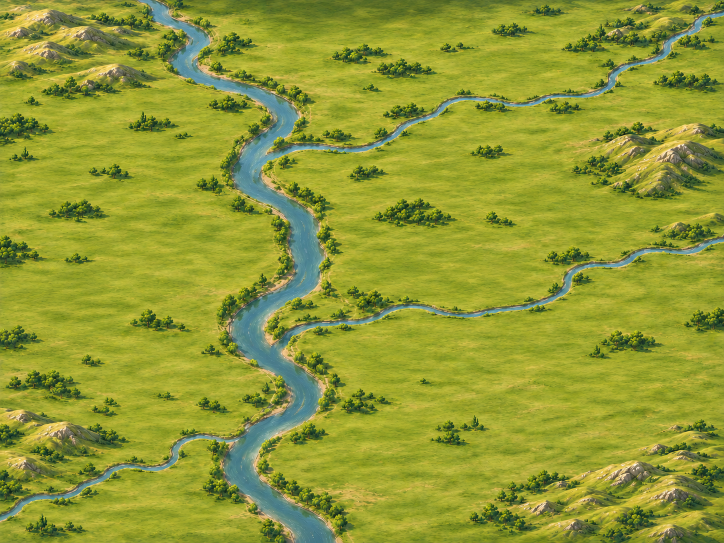
#> input picture dist/terrain167/east.png, 1448 x 1086 px, found by its file name (shown at 1/2 size)
$ python extract-terrain168.py
#> lines starting #> are read from the running program, lines starting #| are printed output that depends on the picture; after the words box and inside, x2 and y2 are one past the last pixel; in counts of white or black regions, pixels touching at a corner belong together
"""Extract conservative gameplay boundaries from final painted terrain (read-only image analysis)."""
import json,sys
from pathlib import Path
import numpy as np
from PIL import Image
from scipy import ndimage as ndi
import contourpy
root=Path(__file__).resolve().parent.parent
assets={'east':'15eff5ba-44fe-4bd0-9734-7a3105924024','west':'49597ce3-b9b8-49b2-b32d-8bd39c9a60ed','ocean':'90e8fa93-88ca-4f6b-84ff-b52ea51b0af1'}
bounds={'east':[-1000,-300,1200,1200],'west':[-1700,-800,1900,1900],'ocean':[-240,0,3900,3900]}
def simplify(p,eps=1.2):
 if len(p)<4:return p
 a,b=p[0],p[-1];v=b-a;d=np.abs(np.cross(v,p-a))/max(np.linalg.norm(v),1e-8);i=int(np.argmax(d))
 if d[i]<=eps:return p[[0,-1]]
 return np.concatenate([simplify(p[:i+1],eps)[:-1],simplify(p[i:],eps)])
def polys(mask,minarea=50,eps=1.0):
 labels,n=ndi.label(mask);out=[]
 for i in range(1,n+1):
  one=labels==i
  if one.sum()<minarea:continue
  a=np.pad(ndi.binary_fill_holes(one).astype(float),1)
  lines=contourpy.contour_generator(z=a).lines(.5)
  if not lines:continue
  p=max(lines,key=len)-1;cut=len(p)//2;p=np.concatenate([simplify(p[:cut+1],eps)[:-1],simplify(p[cut:],eps)])
  if len(p)>4:out.append(p.tolist())
 return out
result={}
for key,uid in assets.items():
 dest=root/'dist/terrain168'/f'{key}.png'
 src=Path(sys.argv[1])/('exec-'+uid+'.png') if len(sys.argv)>1 else dest
 if src.resolve()!=dest.resolve():dest.write_bytes(src.read_bytes())
 image=Image.open(src).convert('RGB');w=800;h=round(image.height*w/image.width);rgb=np.array(image.resize((w,h))).astype(float);r,g,b=rgb[:,:,0],rgb[:,:,1],rgb[:,:,2]
#> further down, image is the input picture: PIL image 1448x1086 RGB; mean R, G, B 144.6, 153.7, 52.5
#> after `h = round(image.height * w / image.width)`: h = 600
#> after `r, g, b = (rgb[:, :, 0], rgb[:, :, 1], rgb[:, :, 2])`:
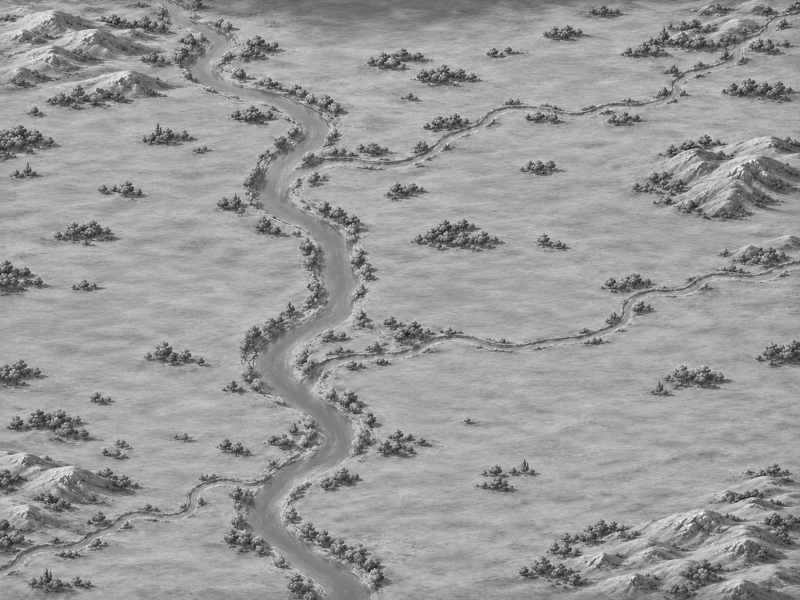
#> g: shape (600, 800) float64; min 23, max 250, mean 153.7
#> after `r, g, b = (rgb[:, :, 0], rgb[:, :, 1], rgb[:, :, 2])`:
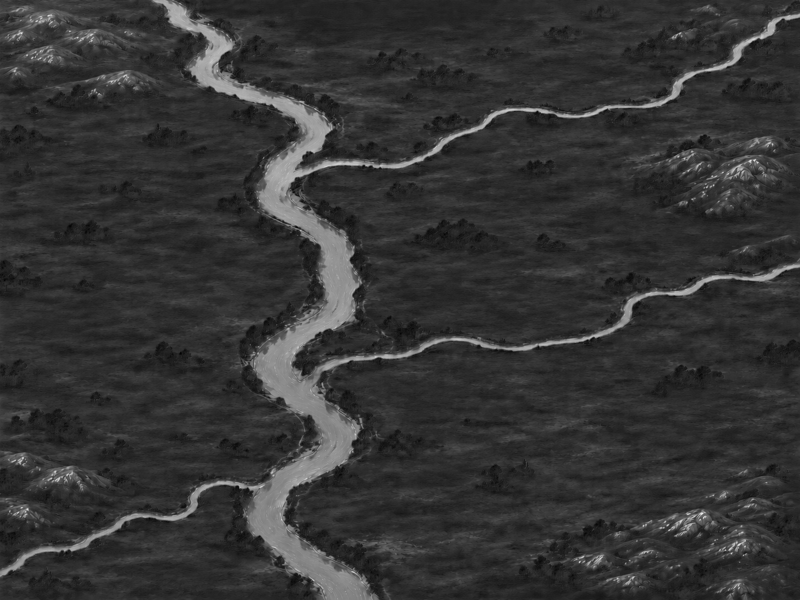
#> b: shape (600, 800) float64; min 1, max 235, mean 52.5
 # Blue/cyan freshwater and ocean; green/ochre ground and neutral rock are excluded.
 water=(b>r+7)&(g>r+5)&(b>g*.86)
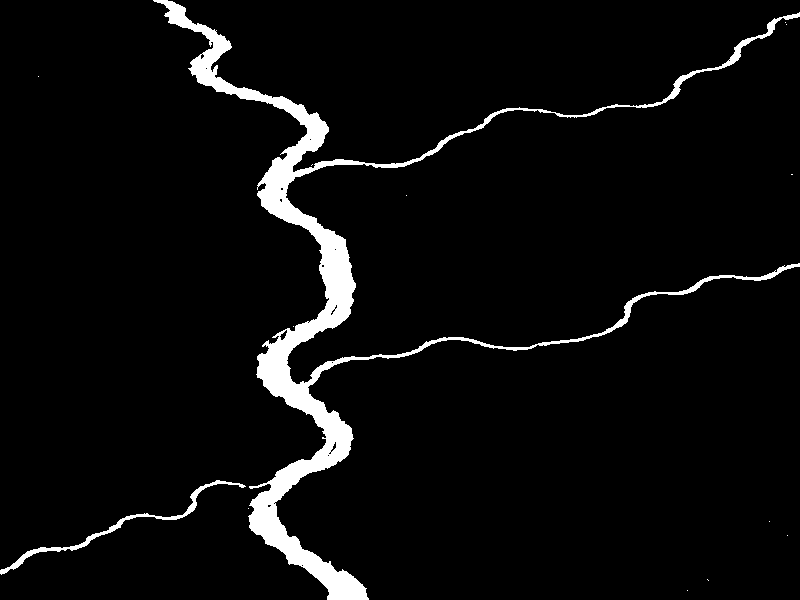
#> water: shape (600, 800) bool; 4.8% white; 14 white regions (12 under 20 px), largest, box (x1, y1, x2, y2) and area: (153, 0, 800, 600) 21700, (0, 480, 246, 575) 1115
 if key=='ocean':water&=(b>r+22)&(g>r+15)
 rawWater=water.copy();water=ndi.binary_closing(water,iterations=2)
#> after `water = ndi.binary_closing(water, iterations=2)`: water: shape (600, 800) bool; 4.8% white; 10 white regions (8 under 20 px), largest, box (x1, y1, x2, y2) and area: (157, 2, 798, 598) 21893, (2, 480, 246, 574) 1113
 water[:2,:]=rawWater[:2,:];water[-2:,:]=rawWater[-2:,:];water[:,:2]=rawWater[:,:2];water[:,-2:]=rawWater[:,-2:]
#> after `water[:2, :] = rawWater[:2, :]`: water: shape (600, 800) bool; 4.8% white; 10 white regions (8 under 20 px), largest, box (x1, y1, x2, y2) and area: (153, 0, 798, 598) 21927, (2, 480, 246, 574) 1113
#> after `water[-2:, :] = rawWater[-2:, :]`: water: shape (600, 800) bool; 4.8% white; 10 white regions (8 under 20 px), largest, box (x1, y1, x2, y2) and area: (153, 0, 798, 600) 22011, (2, 480, 246, 574) 1113
#> after `water[:, :2] = rawWater[:, :2]`: water: shape (600, 800) bool; 4.8% white; 10 white regions (8 under 20 px), largest, box (x1, y1, x2, y2) and area: (153, 0, 798, 600) 22011, (0, 480, 246, 575) 1123
#> after `water[:, -2:] = rawWater[:, -2:]`: water: shape (600, 800) bool; 4.8% white; 10 white regions (8 under 20 px), largest, box (x1, y1, x2, y2) and area: (153, 0, 800, 600) 22028, (0, 480, 246, 575) 1123
 coast=[];islands=[]
 if key=='ocean':
  ground=ndi.binary_closing(np.pad(~water,14,mode='edge'),iterations=7)[14:-14,14:-14]
  lab,n=ndi.label(ground);counts=np.bincount(lab.ravel());counts[0]=0;main=lab==counts.argmax();main=ndi.binary_fill_holes(main)
  main[:2,:]=True # north is continuous mainland, never a northern beach
  allpoly=polys(main,100,1.1);coast=max(allpoly,key=len)
  # Split at the two top corners so nearestShore's open chain excludes the north.
  arr=np.array(coast);top=arr[:,1]<1;inds=np.flatnonzero(top);left=inds[np.argmin(arr[inds,0])];right=inds[np.argmax(arr[inds,0])]
  path1=[];i=left
  while True:
   path1.append(arr[i].tolist())
   if i==right:break
   i=(i+1)%len(arr)
  path2=[];i=left
  while True:
   path2.append(arr[i].tolist())
   if i==right:break
   i=(i-1)%len(arr)
  coast=max([path1,path2],key=lambda p:max(x[1] for x in p));coast[0][1]=coast[-1][1]=0
  # Smaller painted land masses also block ship paths.
  islandmask=(~water)&(~ndi.binary_dilation(main,iterations=3));islands=polys(islandmask,45,1.0)
  fresh=water&main
 else:fresh=water
 # Restrict ambiguous blue-gray rock shadows to reviewed river corridors.
 yy,xx=np.mgrid[0:h,0:w];fx=xx/w;fy=yy/h
 paths={'east':[[[.21,0],[.28,.13],[.31,.24],[.39,.30],[.42,.45],[.39,.53],[.4,.64],[.36,.73],[.36,.83],[.42,.95],[.48,1]],[[1,.02],[.86,.11],[.75,.18],[.59,.22],[.5,.26],[.39,.30]],[[1,.42],[.88,.48],[.8,.55],[.65,.58],[.51,.57],[.4,.64]],[[0,.96],[.12,.91],[.2,.83],[.3,.81],[.37,.74]]],'west':[[[.2,0],[.17,.15],[.20,.30],[.27,.40],[.40,.47],[.45,.56],[.56,.63],[.61,.72],[.75,.78],[.9,.9],[1,.96]],[[.6,0],[.67,.12],[.73,.17],[.70,.29],[.64,.42],[.52,.48],[.46,.55]],[[0,.38],[.13,.42],[.26,.44],[.33,.46],[.4,.47]]],'ocean':[[[.39,.19],[.48,.27],[.49,.4],[.45,.46],[.5,.5],[.44,.57],[.49,.62],[.48,.71],[.51,.76],[.5,.82],[.4,.83]]]}[key]
 corridor=np.zeros_like(fresh)
 for path in paths:
  for (ax,ay),(bx,by) in zip(path,path[1:]):
   dx=bx-ax;dy=by-ay;t=np.clip(((fx-ax)*dx+(fy-ay)*dy)/(dx*dx+dy*dy),0,1);corridor|=((fx-ax-t*dx)**2+(fy-ay-t*dy)**2)<(.09 if key!='ocean' else .07)**2
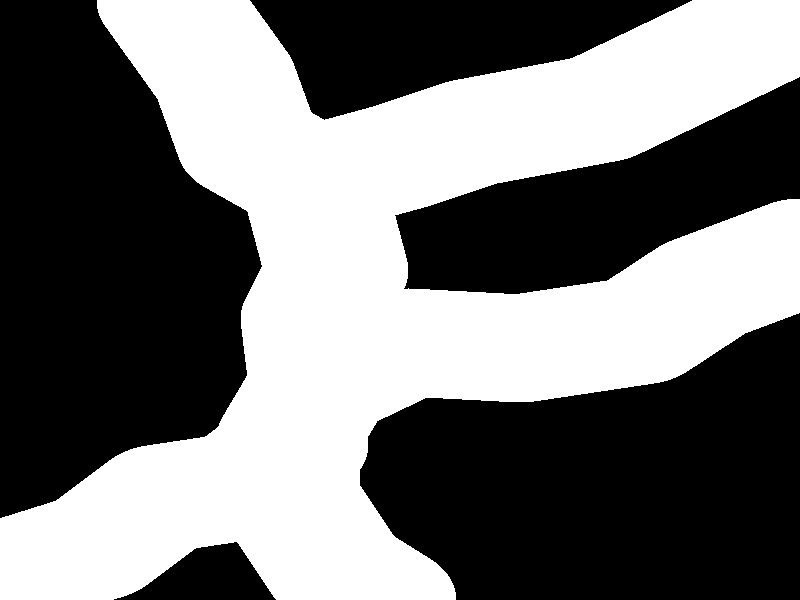
#> corridor: shape (600, 800) bool; 45.6% white; 1 white region, box (x1, y1, x2, y2) and area: (0, 0, 800, 600) 218740
 if key=='ocean':corridor|=(fx>.61)&(fy<.29)
 if key=='west':
  corridor[:]=False
  paths2=[[[.32,0],[.25,.09],[.27,.20],[.26,.26],[.30,.34],[.39,.39],[.46,.44],[.48,.49],[.49,.53],[.56,.56],[.59,.60],[.65,.62],[.71,.64],[.74,.70],[.81,.77],[.90,.81],[1,.87]],[[.76,0],[.74,.04],[.76,.10],[.70,.16],[.68,.20],[.68,.25],[.64,.30],[.65,.32],[.61,.38],[.58,.40],[.54,.43],[.48,.47]]]
  for path in paths2:
   for (ax,ay),(bx,by) in zip(path,path[1:]):
    dx=bx-ax;dy=by-ay;t=np.clip(((fx-ax)*dx+(fy-ay)*dy)/(dx*dx+dy*dy),0,1);corridor|=((fx-ax-t*dx)**2+(fy-ay-t*dy)**2)<.045**2
 fresh&=corridor
#> fresh: shape (600, 800) bool; 4.8% white; 4 white regions (2 under 20 px), largest, box (x1, y1, x2, y2) and area: (153, 0, 800, 600) 22016, (0, 480, 246, 575) 1123
 if key=='ocean':fresh&=(fx>.58)&(fy>.055)&(fy<.30)&(b>r+22)&(g>r+15)
 fresh=ndi.binary_closing(fresh,iterations=1 if key=='ocean' else 5)
#> fresh: shape (600, 800) bool; 4.9% white; 3 white regions (1 under 20 px), largest, box (x1, y1, x2, y2) and area: (164, 5, 795, 595) 22330, (5, 480, 246, 573) 1121
 fresh=ndi.binary_opening(fresh,iterations=1)
#> fresh: shape (600, 800) bool; 4.8% white; 25 white regions (8 under 20 px), largest, box (x1, y1, x2, y2) and area: (164, 5, 377, 595) 18810, (538, 291, 658, 346) 551, (714, 14, 795, 70) 545
 waters=polys(fresh,300 if key=='ocean' else 30,.7)
#> in polys, `labels, n = ndi.label(mask)`:
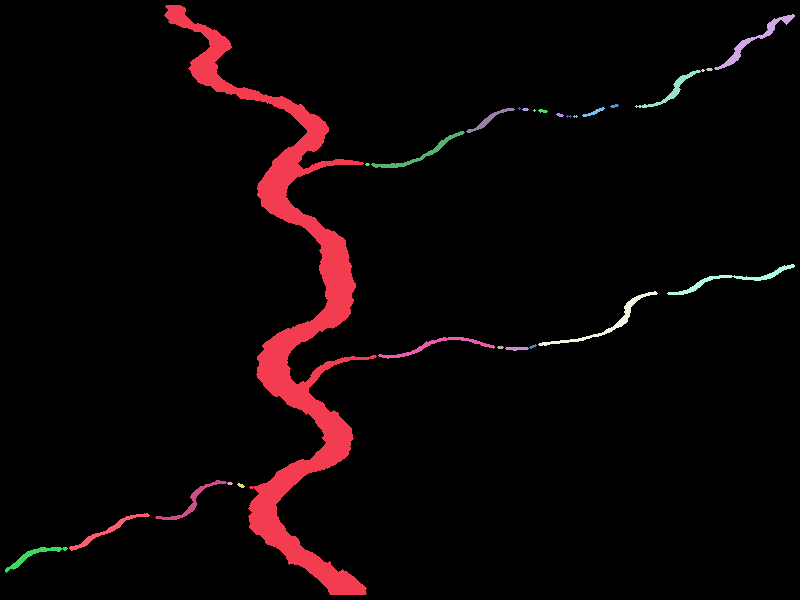
#> labels: shape (600, 800) int32; 29 distinct labels, from 0 to 28; one colour per label, 0 black
#> in polys, `labels, n = ndi.label(mask)`: n = 28
#> the loop in polys, `for i in range(1,n+1):` made 28 passes
#> pass 1, in polys, `a=np.pad(ndi.binary_fill_holes(one).astype(float),1)`:
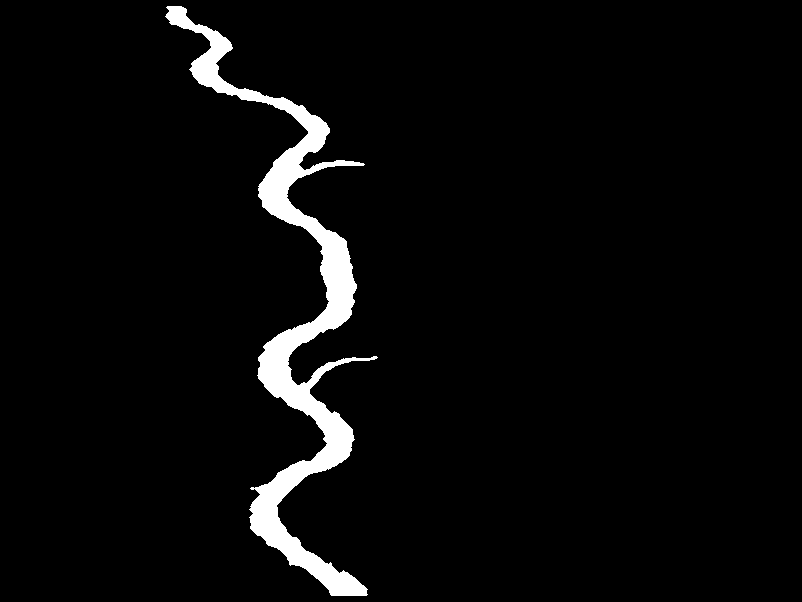
#> a: shape (602, 802) float64; values 0 (black) and 1 (white), 3.9% white; 1 white region, box (x1, y1, x2, y2) and area: (165, 6, 378, 596) 18810
#> after the loop in polys, `for i in range(1,n+1):`: one: shape (600, 800) bool; 0.06% white; 1 white region, box (x1, y1, x2, y2) and area: (5, 547, 68, 573) 311
 yy,xx=np.mgrid[0:h,0:w];x=xx/w;y=yy/h
 rock=(r>g*.90)&((g-b)<48)&((r-b)>10)&(r>65)&(b>45)
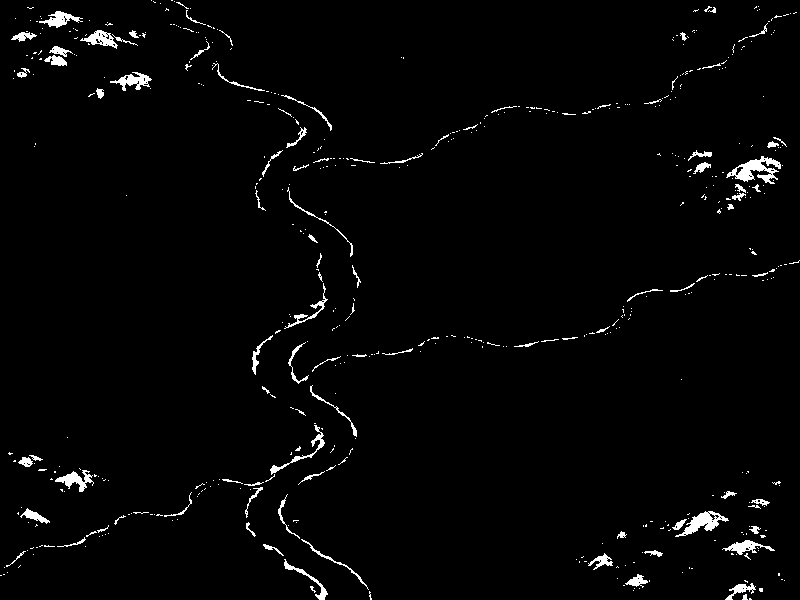
#> rock: shape (600, 800) bool; 2.1% white; 535 white regions (443 under 20 px), largest, box (x1, y1, x2, y2) and area: (726, 156, 781, 184) 674, (675, 511, 729, 537) 515, (55, 470, 94, 492) 357
 if key=='east':rock[:]=False
#> rock: shape (600, 800) bool; 2.11% of pixels changed, all inside (x1, y1, x2, y2) = (0, 0, 800, 600)
 if key=='ocean':rock&=(x>.15)&(x<.44)&(y<.70)
 rock=ndi.binary_opening(rock,iterations=1);rock=ndi.binary_closing(rock,iterations=4);rock=ndi.binary_dilation(rock,iterations=4);rock&=~ndi.binary_dilation(fresh,iterations=3)
 mountains=[]
 # Partition only collision polygons, never the image: preserve the open basin inside a connected mountain ring.
 for gy in range(4):
  for gx in range(4):
   tile=rock.copy();tile[:gy*h//4,:]=False;tile[(gy+1)*h//4:,:]=False;tile[:,:gx*w//4]=False;tile[:,(gx+1)*w//4:]=False;mountains+=polys(tile,65,1.1)
 x0,y0,x1,y1=bounds[key]
 def world(ps):return [[[round(x0+a/w*(x1-x0),2),round(y0+c/h*(y1-y0),2)]for a,c in p]for p in ps]
 mainline=[]
 if key!='ocean':
  for row in range(0,h,8):
   ids=np.flatnonzero(fresh[row]);groups=np.split(ids,np.flatnonzero(np.diff(ids)>1)+1) if len(ids) else []
   if groups:
    group=max(groups,key=len);mainline.append([float(group.mean()),row])
 result[key]={'main':world([mainline])[0] if mainline else [],'bounds':{'xmin':x0,'ymin':y0,'xmax':x1,'ymax':y1},'water':world(waters),'mountains':world(mountains),'coast':world([coast])[0] if coast else [],'islands':world(islands),'sourceSize':[image.width,image.height]}
 print(key,'water',len(waters),'mountains',len(mountains),'coast',len(coast),'islands',len(islands))
#| east water 13 mountains 0 coast 0 islands 0
#> pass 2 of the loop `for key,uid in assets.items():`:
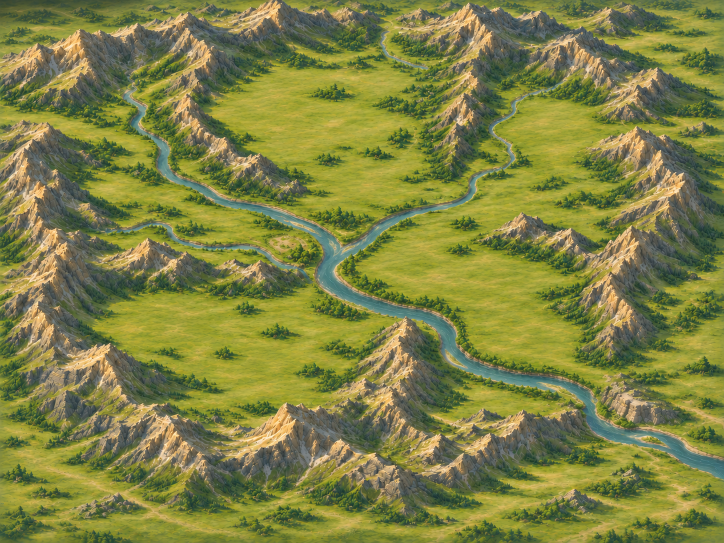
#> input picture dist/terrain167/west.png, 1448 x 1086 px, found by its file name (shown at 1/2 size)
#> image is the input picture: PIL image 1448x1086 RGB; mean R, G, B 126.8, 130, 67.7
#> `water=(b>r+7)&(g>r+5)&(b>g*.86)`:
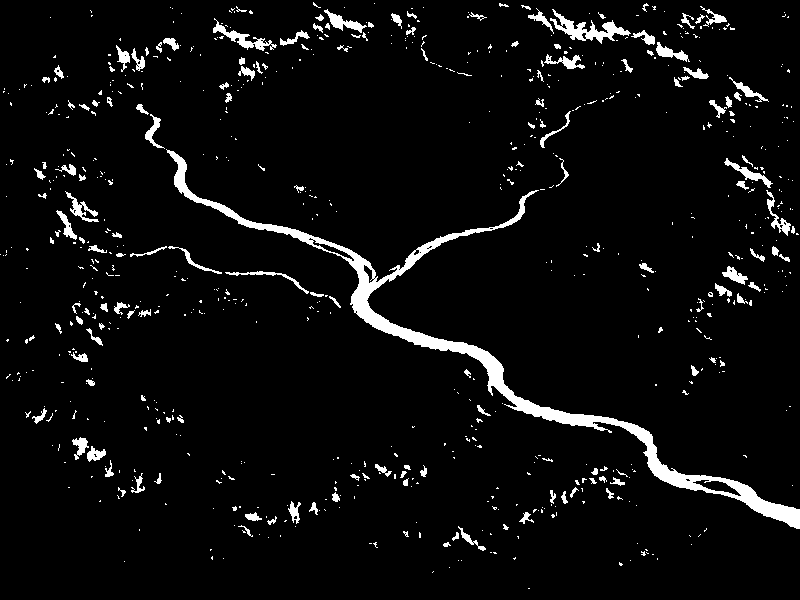
#> water: shape (600, 800) bool; 4.9% white; 754 white regions (605 under 20 px), largest, box (x1, y1, x2, y2) and area: (166, 149, 800, 529) 9788, (550, 9, 631, 44) 879, (213, 18, 277, 51) 487
#> labels: shape (600, 800) int32; 26 distinct labels, from 0 to 25
#> `rock = ndi.binary_dilation(rock, iterations=4)`:
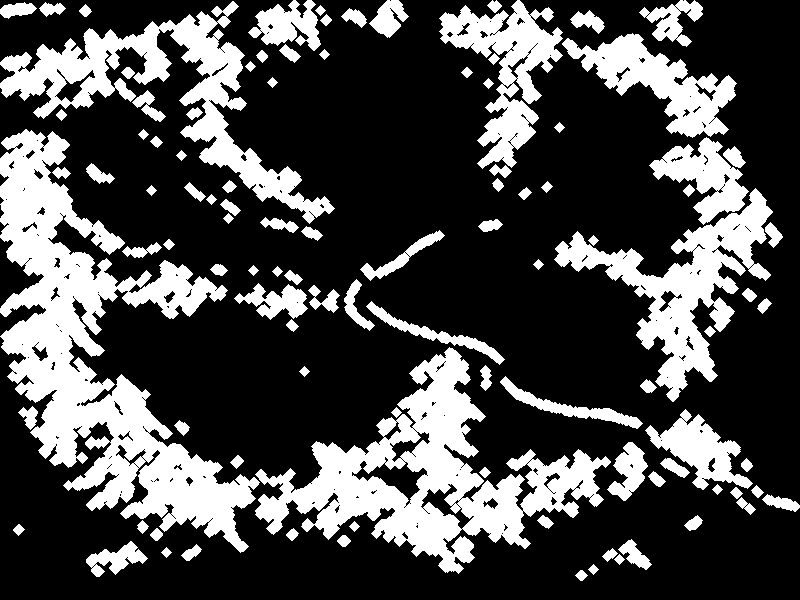
#> rock: shape (600, 800) bool; 29% white; 104 white regions, largest, box (x1, y1, x2, y2) and area: (0, 129, 260, 553) 37791, (255, 347, 611, 574) 26249, (0, 1, 335, 224) 15772
#| west water 17 mountains 138 coast 0 islands 0
(root/'dist/terrain168-data.js').write_text('const TERRAIN168='+json.dumps(result,separators=(',',':'))+';\n')
